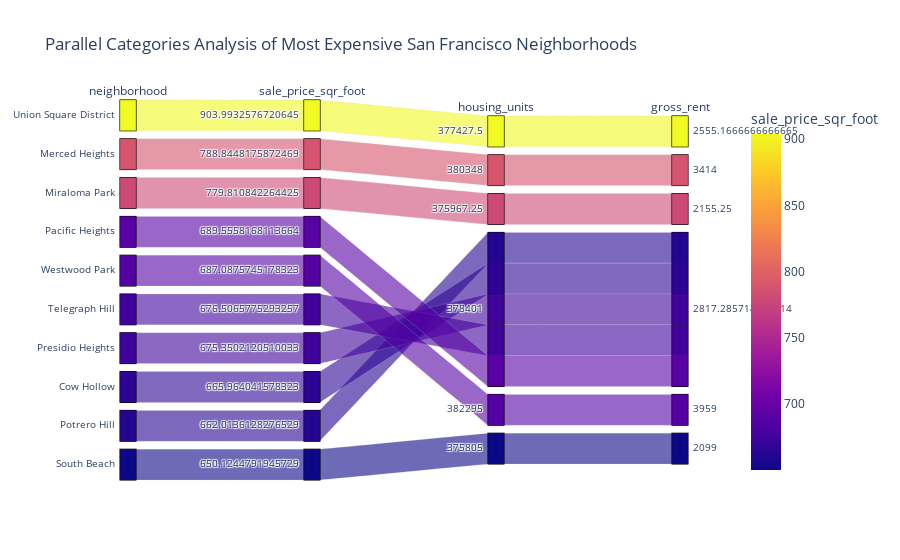

Source (notebook cell):
### Markdown cell above
### Create a parallel coordinates plot and parallel categories plot of most expensive neighborhoods in San Francisco per year

### Code cell
# Parallel Categories Plot
px.parallel_categories(
    df_expensive_neighborhoods_per_year,
    dimensions=["neighborhood", "sale_price_sqr_foot", "housing_units", "gross_rent"],
    title="Parallel Categories Analysis of Most Expensive San Francisco Neighborhoods",
    color="sale_price_sqr_foot",
)

### Figure 1 — Plotly figure (JSON) as saved in the notebook; plotly's stock layout.template omitted (floating-point values rounded to 4 significant figures)
{"data": [{"dimensions": [{"label": "neighborhood", "values": ["Union Square District", "Merced Heights", "Miraloma Park", "Pacific Heights", "Westwood Park", "Telegraph Hill", "Presidio Heights", "Cow Hollow", "Potrero Hill", "South Beach"]}, {"label": "sale_price_sqr_foot", "values": [904.0, 788.8, 779.8, 689.6, 687.1, 676.5, 675.4, 666.0, 662.0, 650.1]}, {"label": "housing_units", "values": [377400.0, 380348, 376000.0, 378401, 382295, 378401, 378401, 378401, 378401, 375805]}, {"label": "gross_rent", "values": [2555.0, 3414, 2155.0, 2817.0, 3959, 2817.0, 2817.0, 2817.0, 2817.0, 2099]}], "domain": {"x": [0, 1], "y": [0, 1]}, "line": {"color": [904.0, 788.8, 779.8, 689.6, 687.1, 676.5, 675.4, 666.0, 662.0, 650.1], "coloraxis": "coloraxis"}, "name": "", "type": "parcats"}], "layout": {"autosize": true, "coloraxis": {"colorbar": {"title": {"text": "sale_price_sqr_foot"}}, "colorscale": [[0, "#0d0887"], [0.1111, "#46039f"], [0.2222, "#7201a8"], [0.3333, "#9c179e"], [0.4444, "#bd3786"], [0.5556, "#d8576b"], [0.6667, "#ed7953"], [0.7778, "#fb9f3a"], [0.8889, "#fdca26"], [1, "#f0f921"]]}, "legend": {"tracegroupgap": 0}, "title": {"text": "Parallel Categories Analysis of Most Expensive San Francisco Neighborhoods"}}}
